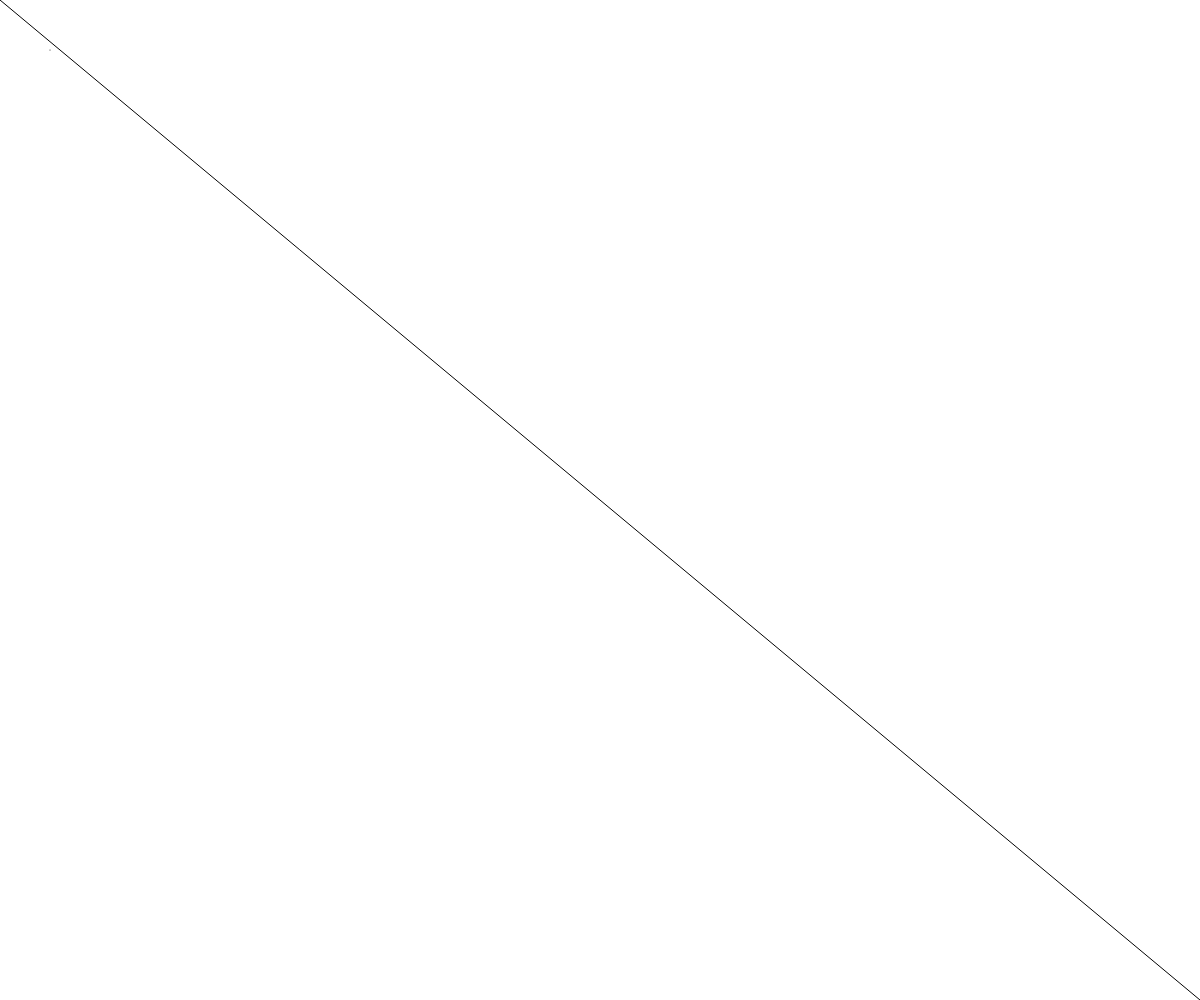
Frame 1 (no input)
Frame 60 (no input): identical to frame 1, image omitted
Frame 120 (the mouse pressed at the canvas centre since frame 60): identical to frame 1, image omitted

The p5.js sketch that drew this single still picture (run headless with seeded random() and noise() and a simulated clock; from frame 60 on, the mouse is pressed at the canvas centre):

// p5.js sketch
// ── sketch.js
/** Name: Haig Armen
Course: INTD319
Assignment: P5.js Basics
Blog: https://courses.haigarmen.com/intd319-2020
Description:
**/

function setup() {
    createCanvas(windowWidth, windowHeight);
  // change the canvas size
  // lines in p5 that begin with two slashes are comments
}

function draw() {
  background(255);
	// change our background color

	// p5 has a number of functions to draw primitive shapes.
	//
	// here's point(), which draws a pixel on the display

	point(50,50);
	// point(51,50);
	// point(52,50);
	// point(53,50);
	// point(54,50);

	// the first number is the X value (distance from the left border)
	// the second number is the Y value (distance from the top border)
 	// line() draws a line on the display

	// line(0,0,200,200);
    line(0,0,width,height);
	// line(random(100),random(100),random(100),random(100));
}
